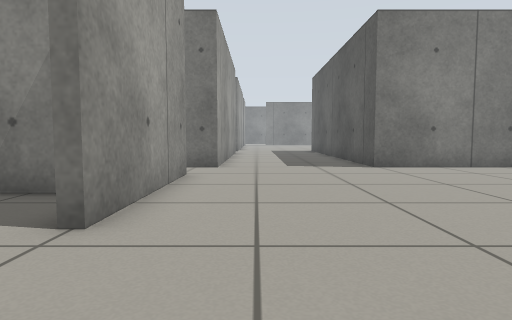
view 1 (above)

24 first-person views from a walk through a robot-simulator world made for Gazebo. The camera is 0.5 m above the floor, tilts 4° down and sees 75° across. The floor is counted in squares, 0.5 m on a side. Each view is taken from the middle of a square. On the plan, view 1 faces up. The plan holds only what a view shows up to about 12 squares ahead; the rest is blank. The place goes on beyond the plan.

view 2
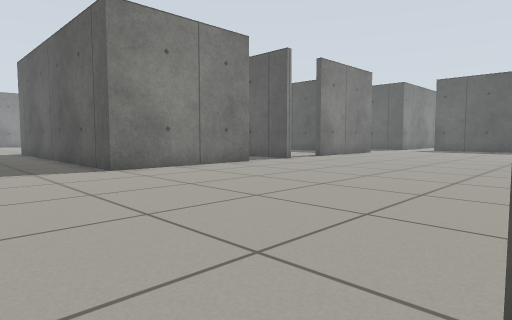

view 3
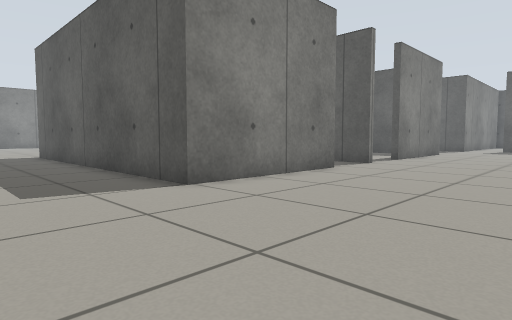

view 4
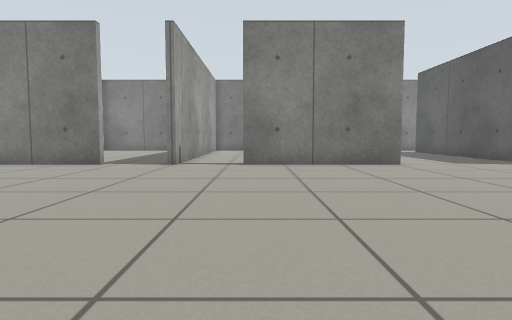

view 5
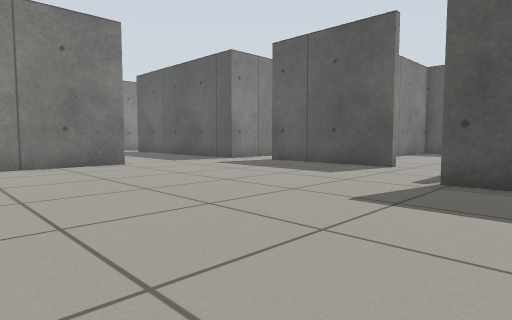

view 6
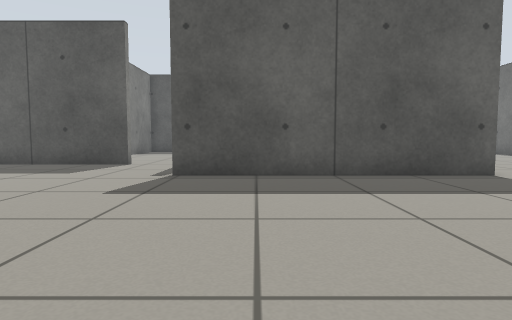

view 7
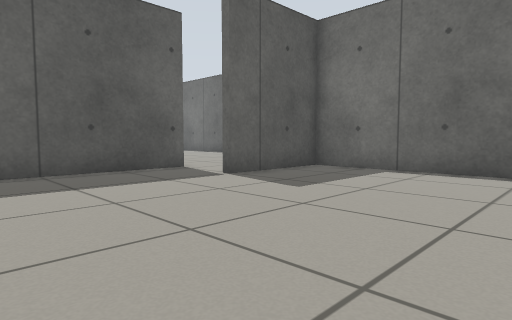

view 8
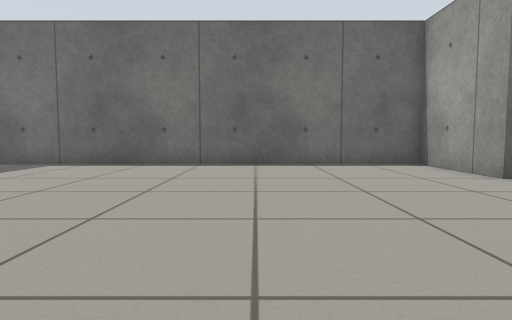

view 9
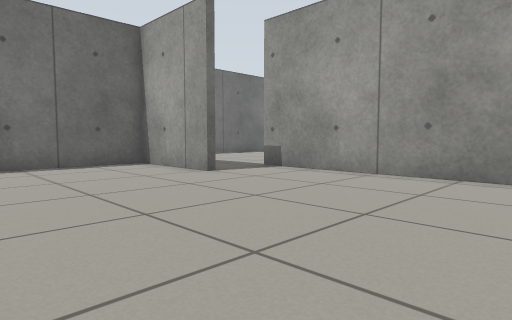

view 10
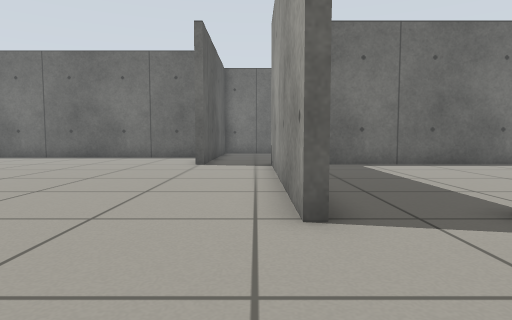

view 11
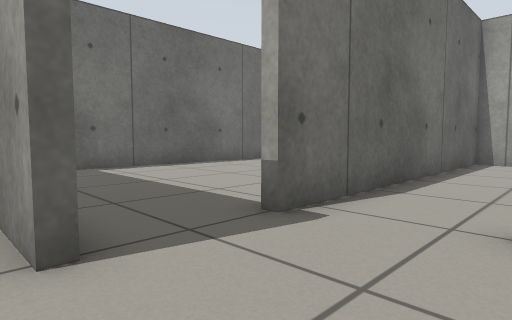

view 12
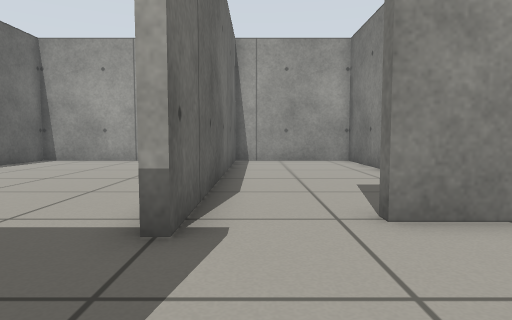

view 13
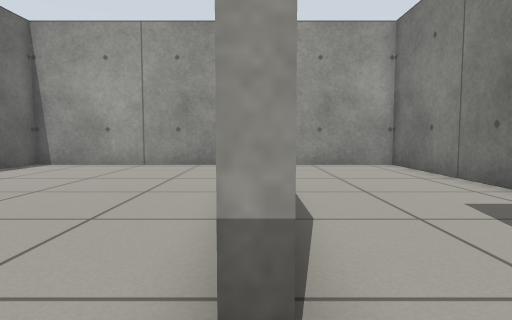

view 14
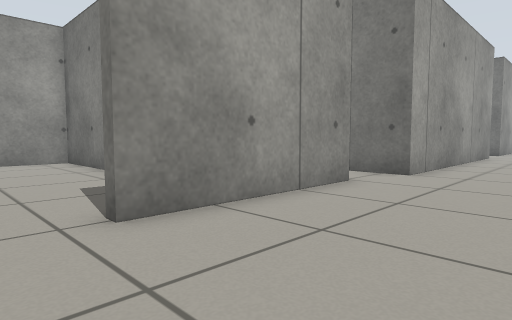

view 15
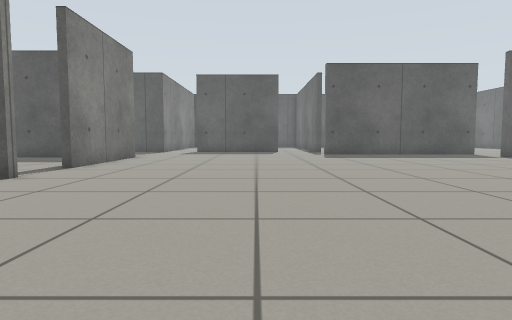

view 16
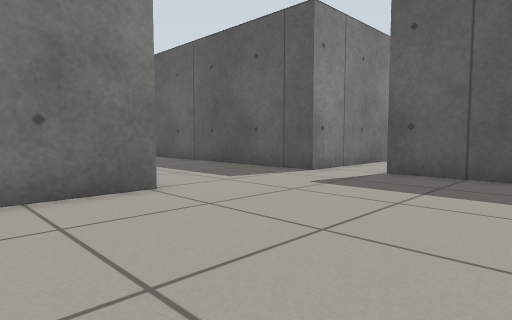

view 17
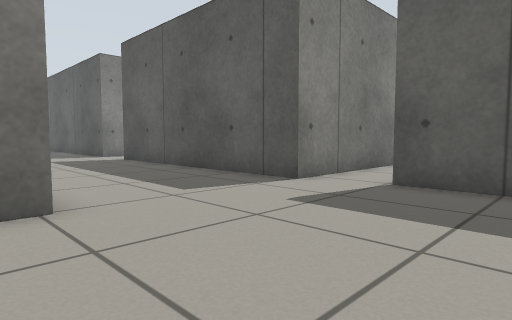

view 18
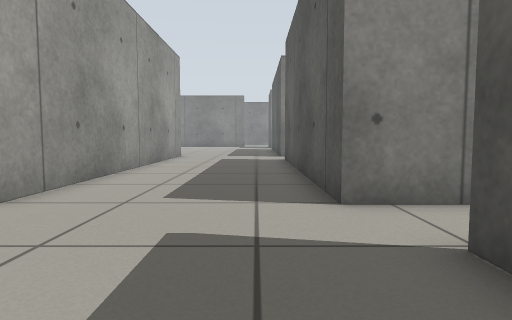

view 19
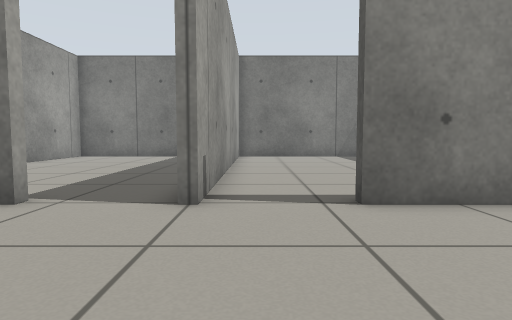

view 20
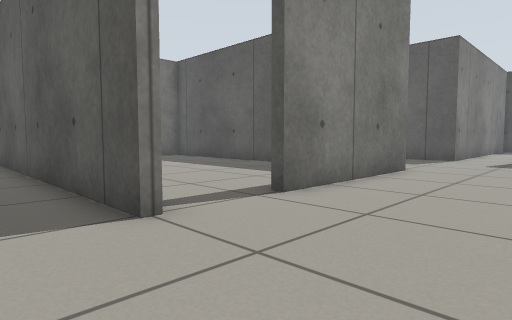

view 21
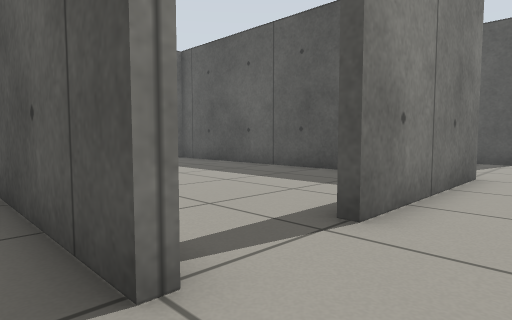

view 22
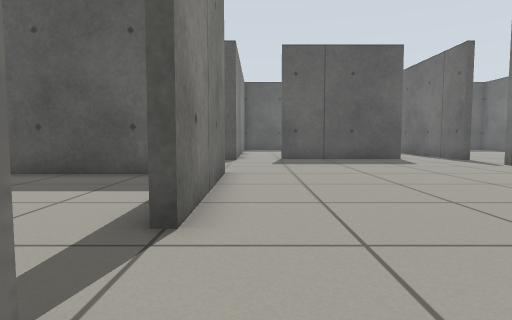

view 23
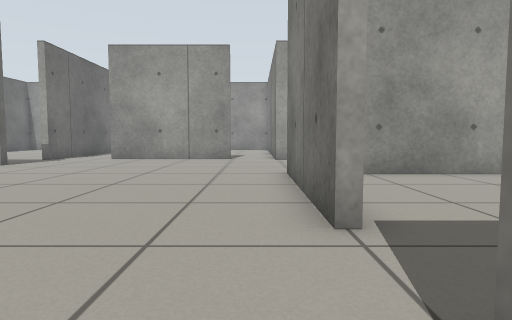

view 24
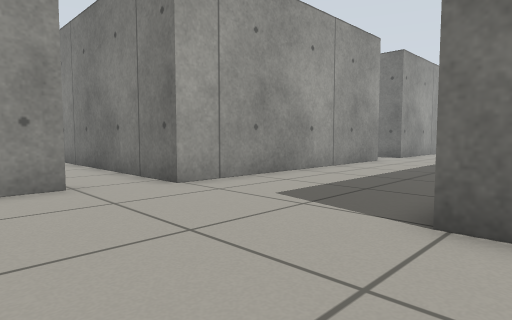

### Floor plan
Points are (right, up) in squares from view 1. A wall is a line through its corners. A room is listed if a view was taken in it or the views show most of it. See-through windows are left out.
Room 1 (view 1)
walls: (-7.1, -6.8) (-0.6, -6.8); (-11.8, -0.4) (-11.8, -6.8) (-9.5, -6.8)
ways out: opening at (-0.5, 1) to room 2
Room 2 (views 2, 3, 4, 5, 6, 7, 8, 9, 10, 11, 12, 13, 14, 15, 16, 17, 18, 19, 20, 21, 22, 23, 24)
walls: (12.2, 10.8) (11.9, 10.8); (9.5, 10.8) (3.9, 10.8) (3.9, 18.5); (1.4, 1.3) (1.4, -7.2); (3.8, -6.8) (4.1, -6.8) (4.1, -10.9) (19.8, -10.9) (19.8, -6.8) (20.3, -6.8); (-1.2, 1.2) (-1.2, 0.8); (25.9, 3.6) (25.9, 8.9); (22.5, -7.2) (22.5, 1.3); (-1.8, 8.9) (-1.8, 3.6); (25.3, 10.8) (25.3, 18.1); (20.2, 18.2) (20.2, 10.8) (14.6, 10.8); (-1.2, 18) (-1.2, 10.8)
ways out: opening at (-0.5, 1) to room 1; opening at (-2, 2.5) to room 3; opening at (-2, 9.5); opening at (2.5, -7); opening at (10.5, 11); opening at (13.5, 11); opening at (21.5, -7); opening at (26, 2.5); opening at (26, 9.5)
Room 3 (no view inside)
walls: (-6.2, 5.9) (-11.8, 5.9) (-11.8, 1.2) (-1.2, 1.2); (-3.5, 5.9) (-4.6, 5.9); (-1.8, 3.6) (-2.2, 3.6)
ways out: opening at (-2, 2.5) to room 2

Where each view was taken, in squares from view 1:
view 1: 0 up, 0 right, facing up
view 2: 1 up, 0 right, facing up-right
view 3: 5 up, 0 right, facing up-right
view 4: 1 down, 15 right, facing up
view 5: 1 down, 15 right, facing up-right
view 6: 1 down, 14 right, facing right
view 7: 1 down, 13 right, facing down-right
view 8: 1 up, 10 right, facing down
view 9: 1 up, 10 right, facing down-left
view 10: 5 up, 2 right, facing down
view 11: 4 up, 2 right, facing down-left
view 12: 2 up, 2 right, facing left
view 13: 1 up, 0 right, facing left
view 14: 2 up, 2 right, facing up-left
view 15: 5 up, 4 right, facing right
view 16: 5 up, 17 right, facing up-right
view 17: 6 up, 19 right, facing up-right
view 18: 6 up, 24 right, facing up
view 19: 6 up, 13 right, facing up
view 20: 7 up, 10 right, facing up-right
view 21: 9 up, 11 right, facing up-right
view 22: 10 up, 11 right, facing right
view 23: 10 up, 13 right, facing left
view 24: 7 up, 5 right, facing up-left
